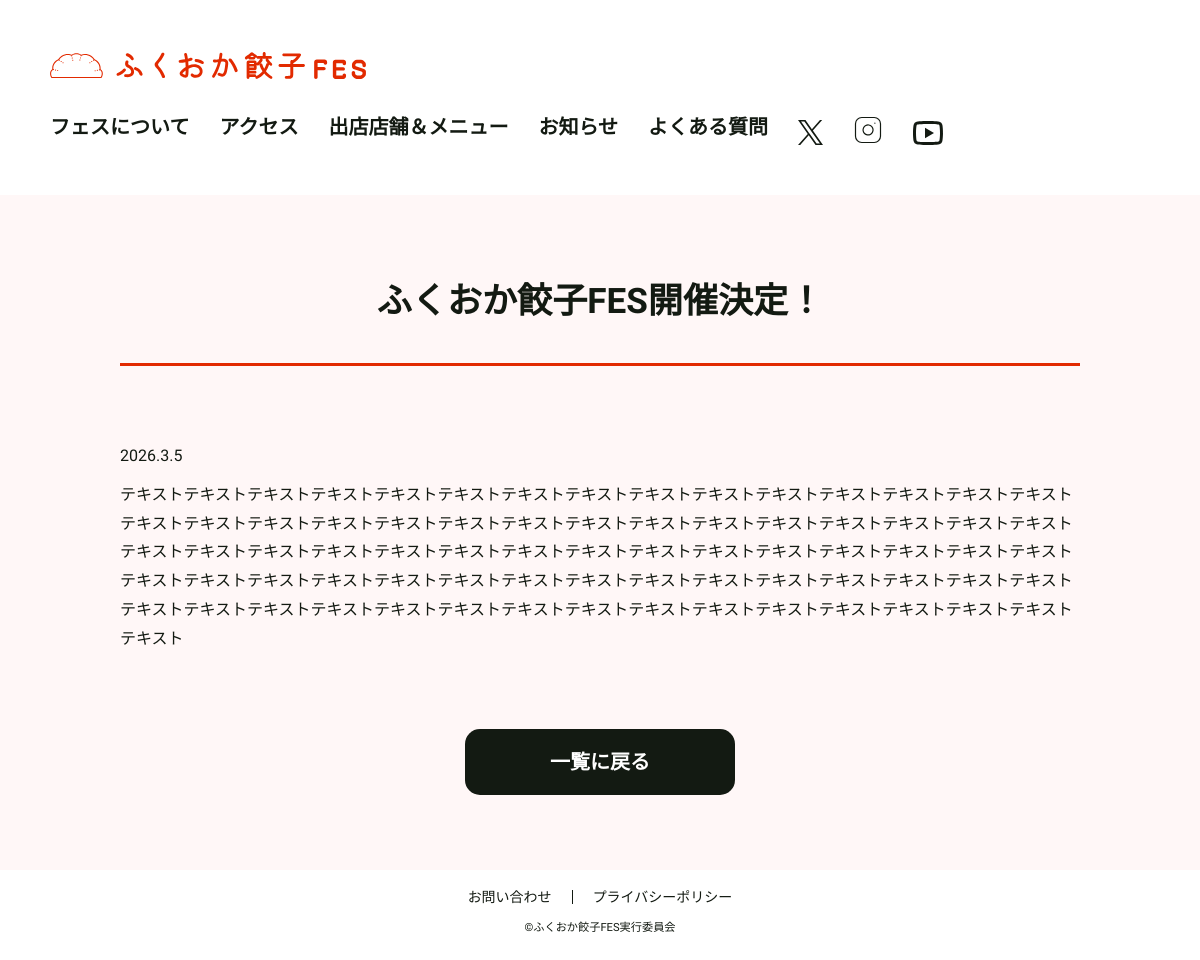
/news-detail.php?id=1, run on the app's committed database.
### tables this page shows
CREATE TABLE `news` (
  `id` int(11) NOT NULL,
  `author` varchar(255) DEFAULT NULL,
  `title` varchar(255) NOT NULL,
  `body` text NOT NULL,
  `create_at` datetime NOT NULL,
  `update_at` datetime NOT NULL
);

### inc/function.php (called while the page is built, shortened)
<?php
function db_connect()
{
    $dsn = 'mysql:host=' . DB_HOST . ';dbname=' . DB_NAME . ';charset=utf8';
    $db = new PDO($dsn, DB_USER, DB_PASS);
    $db->setAttribute(PDO::ATTR_EMULATE_PREPARES, false);
    return $db;
}
function get_display_news_data ($news_id = 0) {
    $db = db_connect();
    $sql = 'SELECT
            id AS news_id,
            title,
            body,
            create_at,
            update_at
            FROM news WHERE news.id=:id';
    $stmt = $db->prepare($sql);
    if($news_id !== 0){
        $stmt->bindParam(':id', $news_id, PDO::PARAM_INT);
    }
    $stmt->execute();
    return $news_id !== 0 ? $stmt->fetch(PDO::FETCH_ASSOC) : $stmt->fetchAll(PDO::FETCH_ASSOC);
}

### news-detail.php (the view, shortened to what this page needs)
<?php
    require_once __DIR__ . '/inc/function.php';
    $news_id = (int)$_GET['id'];
    try {
        $news = get_display_news_data($news_id);
    } catch (PDOException $e) {
        debug_log($e->getMessage());
    }
    ?>
<!DOCTYPE html>
<html lang="ja">
<head>
    <link rel="stylesheet" href="css/reset.css">
    <link rel="stylesheet" href="css/style.css">
</head>
<body>
    <?php require_once __DIR__ . '/inc/header.php'; ?>
    <main class="l-wrapper">
        <h1 class="c-title"><?php echo $news['title']; ?></h1>
        <div class="c-section">
            <p class="c-newsDet-date"><time datetime="<?php echo $news['create_at']; ?>">
                    <?php
                    $date = new DateTime($news['create_at']);
                    echo $date->format('Y.n.j');
                    ?>
                </time></p>
            <p class="c-newsDet-con">
                <?php echo $news['body']; ?>
            </p>
            <div class="c-btn c-btn__black">
                <a href="news.php">一覧に戻る</a>
            </div>
        </div>
    </main>
    <?php require_once __DIR__ . '/inc/footer.php'; ?>
</body>
</html>

### css/style.css (style rules this page uses)
:root { --gyoza_white: #fff7f7; --white: #fff; --gyoza_black: #131a12; --gyoza_red: #e22a00; --gyoza_yellow: #ffe100; }
html, body { scroll-behavior: smooth; }
body { font-family: "Zen Maru Gothic", sans-serif; font-size: 16px; color: var(--gyoza_black); background: var(--gyoza_white); line-height: 1.8; }
.l-wrapper { width: min(92%, 960px); margin: 0 auto; }
section, .c-section { padding-block: clamp(30px, 26.479px + 0.939vw, 40px); }
.c-title { font-size: clamp(32px, 30.592px + 0.376vw, 36px); font-weight: bold; border-block-end: 3px solid var(--gyoza_red); text-align: center; padding-block-start: clamp(60px, 52.958px + 1.878vw, 80px); padding-block-end: 30px; margin-block-end: clamp(30px, 26.479px + 0.939vw, 40px); }
.c-btn a { display: inline-block; font-weight: bold; color: var(--white); max-width: 300px; text-align: center; margin: 0 auto; }
.c-btn__black { text-align: center; }
.c-btn__black a { display: inline-block; font-size: 20px; background: var(--gyoza_black); padding: 15px 85px; border-radius: 15px; }
.c-newsDet-date { margin-block-end: 10px; }
.c-newsDet-con { margin-block-end: clamp(60px, 52.958px + 1.878vw, 80px); }

### data on the page
news: title "ふくおか餃子FES開催決定！", create_at "2026.3.5", body "テキストテキストテキストテキストテキストテキストテキストテキストテキストテキストテキストテキストテキストテキストテキストテキストテキストテキストテキストテキストテキストテキストテキストテキストテキストテキストテキストテキストテキストテキストテキストテキストテキストテキストテキストテキストテキストテキストテキストテキストテキストテキストテキストテキストテキストテキストテキストテキストテキストテキストテキストテキストテキストテキストテキストテキストテキストテキストテキストテキストテキストテキストテキストテキストテキストテキストテキストテキストテキストテキストテキストテキストテキストテキストテキストテキスト"
